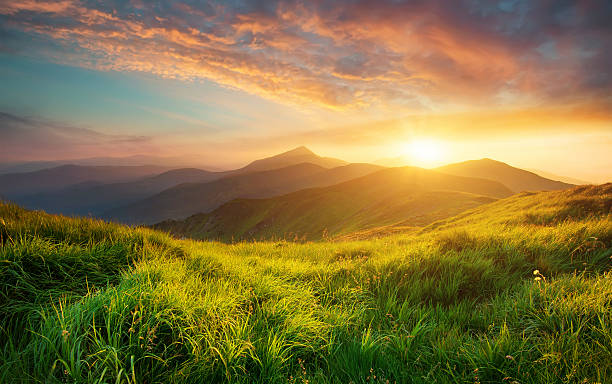
#> input picture nature.jpg, 612 x 384 px
$ jupyter execute color_segmentation.ipynb
#> lines starting #> are read from the running program, lines starting #| are printed output that depends on the picture; after the words box and inside, x2 and y2 are one past the last pixel; in counts of white or black regions, pixels touching at a corner belong together
[cell 1]
#In[41]:Import necessary packages
import cv2
import numpy as np
import matplotlib.pyplot as plt


# In[42]:Read the image and convert the image into RGB
image_path = 'nature.jpg'
img = cv2.imread(image_path)
#> img is the input picture: shape (384, 612, 3); mean B, G, R 66.6, 117.5, 134.5
img_rgb = cv2.cvtColor(img, cv2.COLOR_BGR2RGB)


# In[44]:Display the image
plt.imshow(img_rgb)
plt.title('Original Image')
plt.axis('off')
plt.show()


# In[45]:Set the pixels to display the ROI
hsv_img = cv2.cvtColor(img, cv2.COLOR_BGR2HSV)
#> hsv_img: shape (384, 612, 3); mean H, S, V 38.5, 148.6, 141.9
lower_yellow = np.array([22, 93, 0])#choose the RGB values accordingly to display specific color
upper_yellow = np.array([45, 255, 255])
mask = cv2.inRange(hsv_img, lower_yellow, upper_yellow)
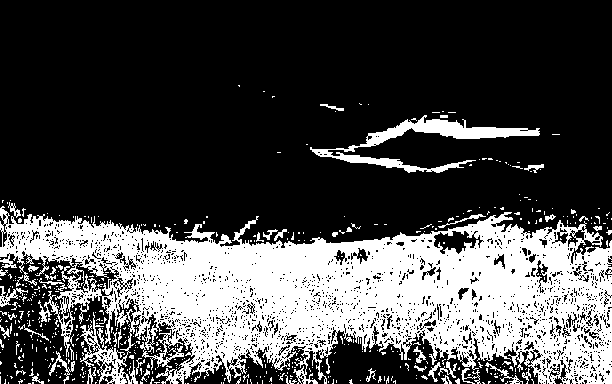
#> mask: shape (384, 612); 28.9% white; 523 white regions (474 under 20 px), largest, box (x1, y1, x2, y2) and area: (0, 206, 612, 384) 60750, (310, 115, 540, 173) 2934, (0, 286, 28, 307) 187


# In[48]:Perform bit wise conjunction of the two arrays  using bitwise_and
segmented_image = cv2.bitwise_and(img, img, mask=mask)
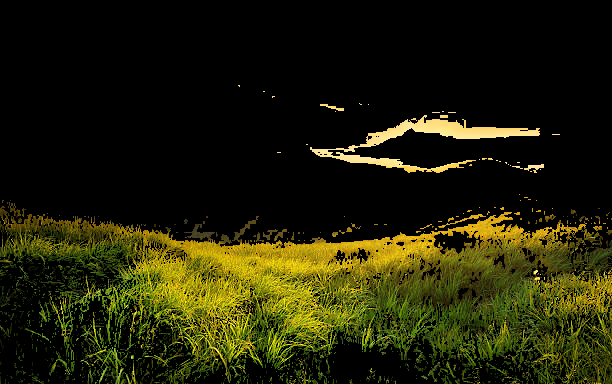
#> segmented_image: shape (384, 612, 3); mean B, G, R 6, 32.3, 32.8


# In[49]:Convert the image from BGR2RGB
segmented_image_rgb = cv2.cvtColor(segmented_image, cv2.COLOR_BGR2RGB)


# In[50]:Display the segmented ROI from an image.
plt.imshow(segmented_image_rgb)
plt.title('Segmented Image (Yellow)')
plt.axis('off')
plt.show()

$ run again, with image.jpg copied over nature.jpg
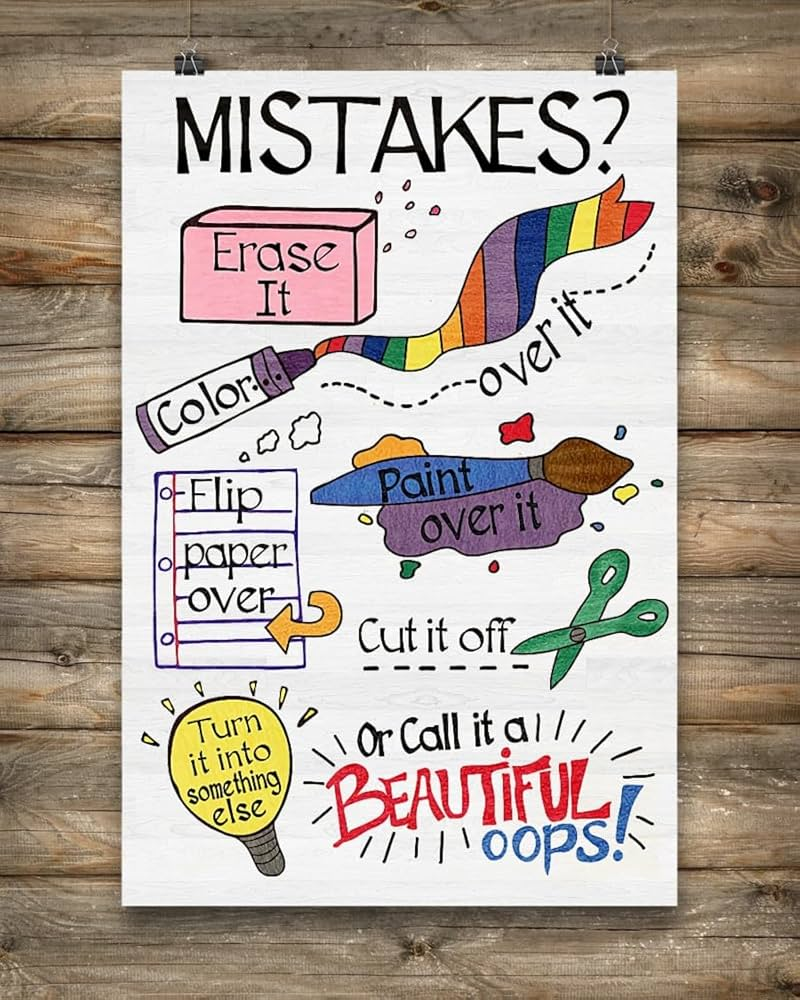
#> input picture image.jpg, 800 x 1000 px
#> img is the input picture: shape (1000, 800, 3); mean B, G, R 153.3, 164, 176.3
#> hsv_img: shape (1000, 800, 3); mean H, S, V 33.9, 54.1, 179
#> `mask = cv2.inRange(hsv_img, lower_yellow, upper_yellow)`:
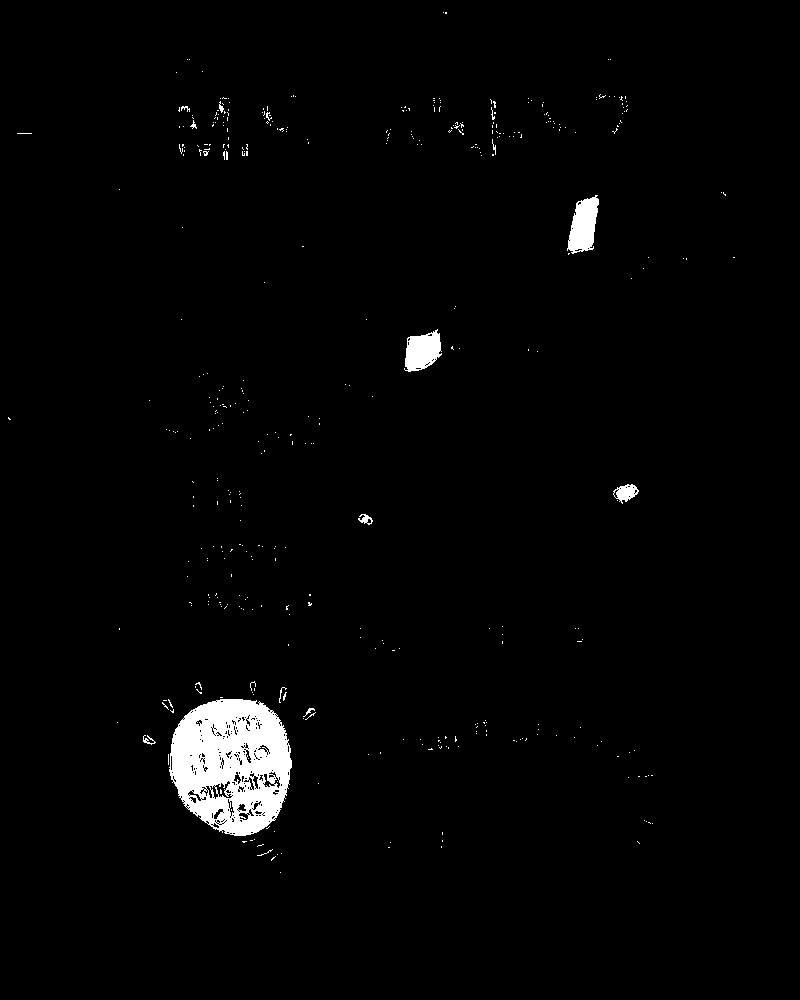
#> mask: shape (1000, 800); 2% white; 436 white regions (422 under 20 px), largest, box (x1, y1, x2, y2) and area: (169, 699, 292, 836) 11866, (567, 195, 599, 254) 1230, (404, 329, 442, 372) 1100
#> `segmented_image = cv2.bitwise_and(img, img, mask=mask)`:
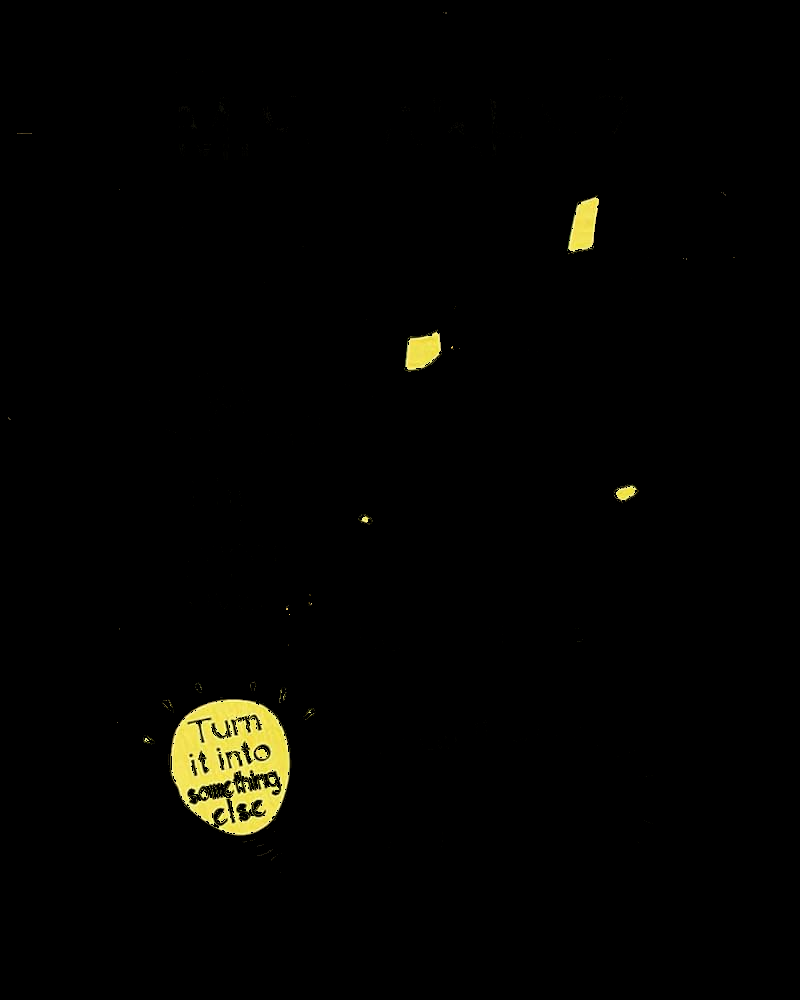
#> segmented_image: shape (1000, 800, 3); mean B, G, R 1.6, 3.7, 3.9
